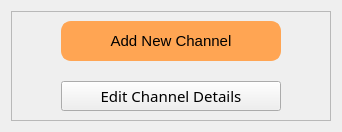
                    <widget class="QWidget" name="tab_4">
                     <attribute name="title">
                      <string>Channel</string>
                     </attribute>
                     <layout class="QVBoxLayout" name="verticalLayout_16">
                      <item>
                       <widget class="QFrame" name="frame_13">
                        <property name="styleSheet">
                         <string notr="true">QLabel{color:white;background-color:#F17300; border: solid white; border-radius: 10px;}
QPushButton#addChannelButton{color:#F27E14; border:2px solid #F17300; border-radius: 10px;padding:2px;}
QPushButton::hover{border:2px solid white; background-color:#F27E14; color:white;}
QPushButton#addChanneButton{color: black; background-color: #FFA553; border: 2px solid #FFA553;}
QPushButton#addChannelButton::hover{color:#FFA553; background-color: black; border: 2px solid black;}
</string>
                        </property>
                        <property name="frameShape">
                         <enum>QFrame::StyledPanel</enum>
                        </property>
                        <property name="frameShadow">
                         <enum>QFrame::Raised</enum>
                        </property>
                        <layout class="QGridLayout" name="gridLayout_11">
                         <property name="horizontalSpacing">
                          <number>60</number>
                         </property>
                         <property name="verticalSpacing">
                          <number>20</number>
                         </property>
                         <item row="1" column="1">
                          <widget class="QPushButton" name="edit_chandet">
                           <property name="minimumSize">
                            <size>
                             <width>220</width>
                             <height>30</height>
                            </size>
                           </property>
                           <property name="maximumSize">
                            <size>
                             <width>220</width>
                             <height>30</height>
                            </size>
                           </property>
                           <property name="font">
                            <font>
                             <family>Montserrat</family>
                             <pointsize>11</pointsize>
                            </font>
                           </property>
                           <property name="cursor">
                            <cursorShape>PointingHandCursor</cursorShape>
                           </property>
                           <property name="text">
                            <string>Edit Channel Details</string>
                           </property>
                          </widget>
                         </item>
                         <item row="1" column="2">
                          <spacer name="horizontalSpacer_17">
                           <property name="orientation">
                            <enum>Qt::Horizontal</enum>
                           </property>
                           <property name="sizeHint" stdset="0">
                            <size>
                             <width>40</width>
                             <height>20</height>
                            </size>
                           </property>
                          </spacer>
                         </item>
                         <item row="0" column="1">
                          <widget class="QPushButton" name="addChannelButton">
                           <property name="minimumSize">
                            <size>
                             <width>220</width>
                             <height>40</height>
                            </size>
                           </property>
                           <property name="maximumSize">
                            <size>
                             <width>220</width>
                             <height>40</height>
                            </size>
                           </property>
                           <property name="font">
                            <font>
                             <family>MS Shell Dlg 2</family>
                             <pointsize>11</pointsize>
                            </font>
                           </property>
                           <property name="styleSheet">
                            <string notr="true">QLabel{color:white;background-color:#F17300; border: solid white; border-radius:0;}
QPushButton{color:#F27E14; border:2px solid #F17300; border-radius: 10px;padding:2px;}
QPushButton::hover{border:2px solid white; background-color:#F27E14; color:white;}
QPushButton#add_dis{color: black; background-color: #FFA553; border: 2px solid #FFA553;}
QPushButton#addChannelButton::hover{color:#FFA553; background-color: black; border: 2px solid black;}
QPushButton#addChannelButton{color: black; background-color: #FFA553; border: 2px solid #FFA553;}
QPushButton#addChannelButton::hover{color:#FFA553; background-color: black; border: 2px solid black;}
</string>
                           </property>
                           <property name="text">
                            <string>Add New Channel</string>
                           </property>
                          </widget>
                         </item>
                         <item row="1" column="0">
                          <spacer name="horizontalSpacer_18">
                           <property name="orientation">
                            <enum>Qt::Horizontal</enum>
                           </property>
                           <property name="sizeHint" stdset="0">
                            <size>
                             <width>40</width>
                             <height>20</height>
                            </size>
                           </property>
                          </spacer>
                         </item>
                        </layout>
                       </widget>
                      </item>
                     </layout>
                    </widget>
